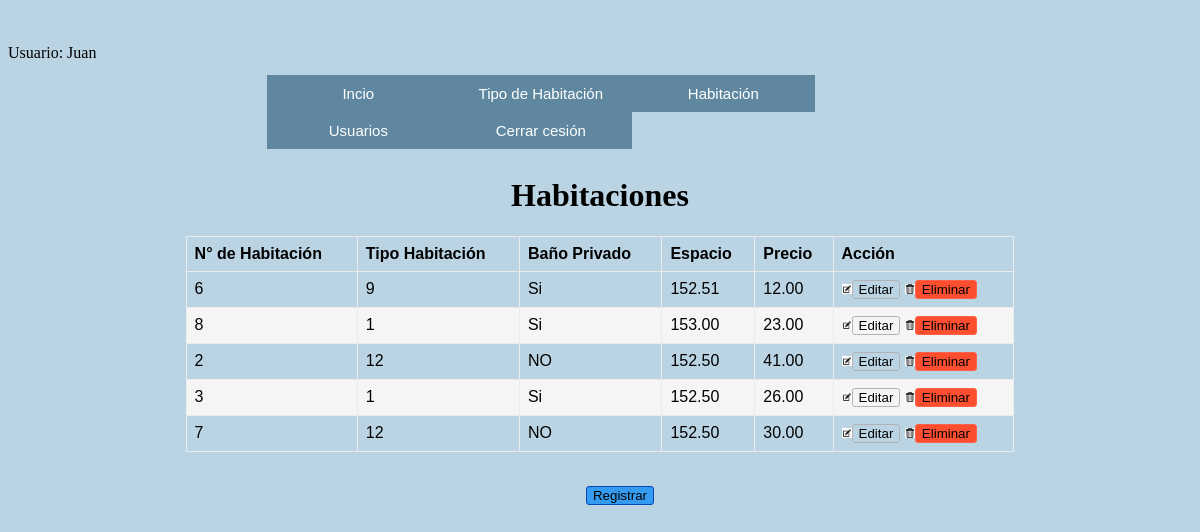
/Habitacion.php (signed in), run on the app's committed database.
### Habitacion.php (the view, shortened to what this page needs)
<?php
include('Conexión.php');
$sql="select ID, Nro, IdTipoHabitacion, BañoPrivado, Espacio, Precio from habitación";
$resultado=$con->query($sql);
 ?>
 <link rel="stylesheet" href="stylo.css">
 <body>
 <?php
 echo "Usuario: ".$_SESSION['Nombres'];
 ?>
 <center>
 <div class="ConteArriba">
 <div class="menu">
<ul><a href="Index.php">Incio</a></ul>
<ul><a href="TipoHabitacion.php">Tipo de Habitación</a></ul>
<ul><a href="Habitacion.php">Habitación</a></ul>
<ul><a href="Usuarios.php">Usuarios</a></ul>
<ul><a href="cerrar.php">Cerrar cesión</a></ul>
</div>
</div>
 <h1>Habitaciones</h1>
 <table>
  <th>N° de Habitación</th>
  <th>Tipo Habitación</th>
  <th>Baño Privado</th>
  <th>Espacio</th>
  <th>Precio</th>
  <?php if ($_SESSION['IdRol']==1)
		{?>
  <th>Acción</th>
  <?php }?>
  <tr>
   <?php
    while ($fila=$resultado->fetch_assoc())
    {
      ?>
    <tr>
    <td><?php echo $fila['Nro'];?> </td>
    <td><?php echo $fila['IdTipoHabitacion'];?></td>
    <td><?php echo $fila['BañoPrivado'];?></td>
    <td><?php echo $fila['Espacio'];?></td>
    <td><?php echo $fila['Precio'];?></td>
		<?php if ($_SESSION['IdRol']==1)
		{?>
    <td>
    <a href="FormEditarHB.php?ID=<?php echo $fila['ID']; ?>"><img src="editar.png" width="10px"><input class="buttonEditar" type="button" value="Editar"></a>
    <a href="EliminarHB.php?ID=<?php echo $fila['ID']; ?>"><img src="eliminar.png" width="10px"><input class="buttonEliminar" type="button" value="Eliminar"></a>
    </td>
    <?php }?>
    </tr>
    <?php }?>
  </tr>
</table>
</center>
<br>
<center>
<ul>
		<?php if ($_SESSION['IdRol']==1)
		{?>
<a href="FormRegistrarHB.php"><input class="buttonRegistrar" type="button" value="Registrar"></a>
<?php }?>
</ul>
</center>
</body>

### Stylo.css (style rules this page uses)
table { font-family: arial, sans-serif; border-collapse: collapse; width: 70%; }
td, th { border: 1px solid #ebebeb; text-align: left; padding: 8px; }
tr:nth-child(even) { background-color: #f5f5f5; }
.buttonEditar { display: inline-block; background: transparent; cursor: pointer; border: 1px solid rgb(179, 179, 179); border-radius: 3px; }
.buttonEliminar { display: inline-block; cursor: pointer; background: rgb(253, 79, 48); border:1px solid tomato; border-radius: 3px; }
.buttonRegistrar { display: inline-block; cursor: pointer; background: rgb(52, 155, 240); border:1px solid rgb(0, 73, 184); border-radius: 3px; }
body { background-color: rgb(187, 212, 228); }
.ConteArriba { width: 63%; height: 10.3%; background-color: transparent; }
.menu { font-family: Arial; font-size: 13px; padding: 0; }
.menu ul a { font-size:15px; text-decoration: none; float: left; position: relative; left: 0%; padding: 10px; width: 162.5px; background-color: rgb(95, 136, 160); color: #fff; }

### data on the page
habitación: Nro "6", IdTipoHabitacion "9", BañoPrivado "Si", Espacio "152.51", Precio "12.00"
habitación: Nro "8", IdTipoHabitacion "1", BañoPrivado "Si", Espacio "153.00", Precio "23.00"
habitación: Nro "2", IdTipoHabitacion "12", BañoPrivado "NO", Espacio "152.50", Precio "41.00"
habitación: Nro "3", IdTipoHabitacion "1", BañoPrivado "Si", Espacio "152.50", Precio "26.00"
habitación: Nro "7", IdTipoHabitacion "12", BañoPrivado "NO", Espacio "152.50", Precio "30.00"

### other printed values
$_SESSION['Nombres'] "Juan"
